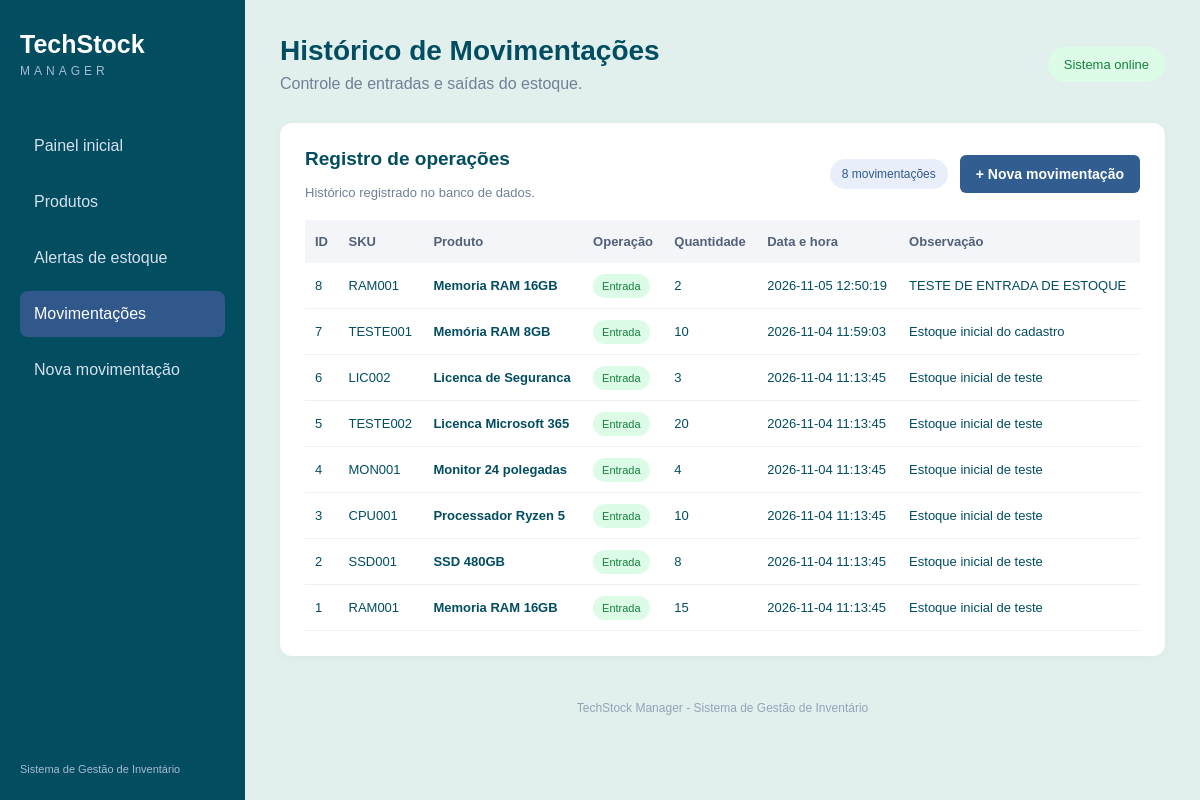
Page /movimentacoes on the earlier database version.
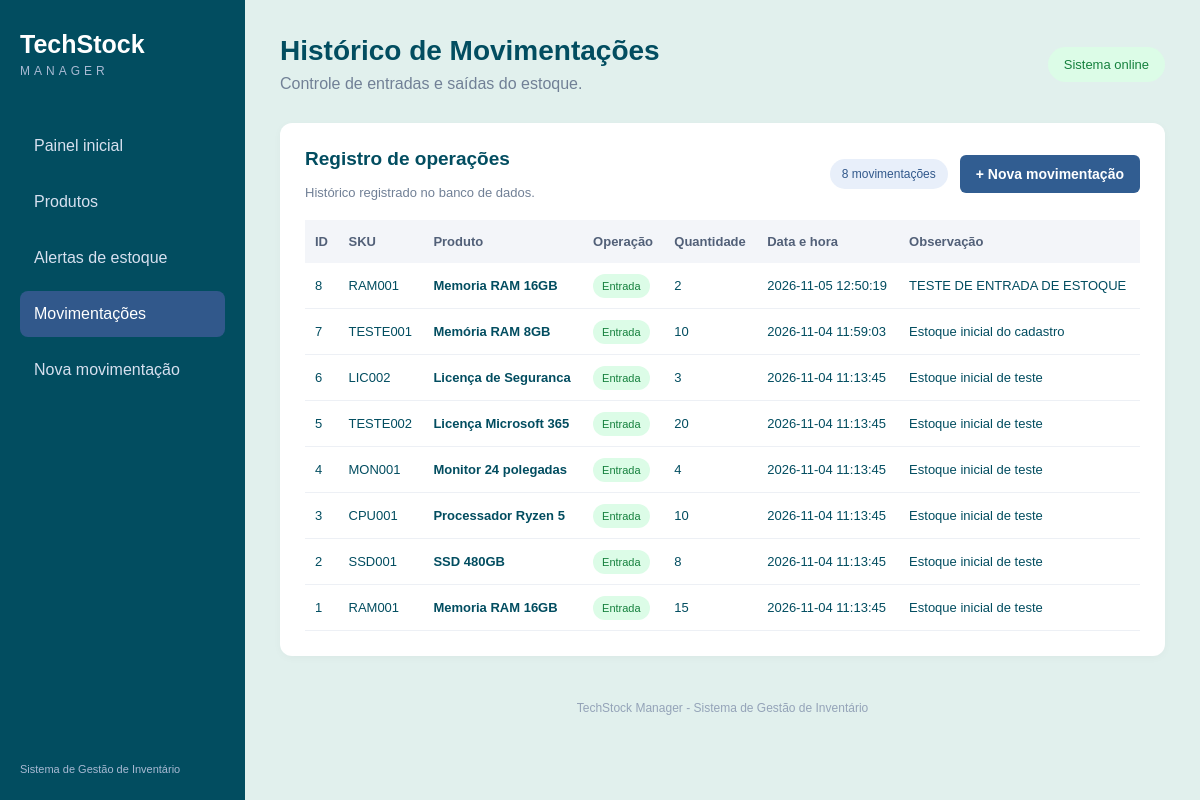
Same page on the later database version.
### tables this page shows
CREATE TABLE movimentacoes (
    id INTEGER PRIMARY KEY AUTOINCREMENT,
    produto_id INTEGER NOT NULL,
    tipo_operacao TEXT NOT NULL
        CHECK (tipo_operacao IN ('Entrada', 'Saída')),
    quantidade INTEGER NOT NULL CHECK (quantidade > 0),
    data_hora TEXT NOT NULL DEFAULT CURRENT_TIMESTAMP,
    observacao TEXT,
    FOREIGN KEY (produto_id)
        REFERENCES produtos(id)
        ON DELETE RESTRICT
);

CREATE TABLE produtos (
    id INTEGER PRIMARY KEY AUTOINCREMENT,
    sku TEXT NOT NULL UNIQUE,
    nome TEXT NOT NULL,
    fabricante TEXT NOT NULL,
    classificacao TEXT NOT NULL
        CHECK (classificacao IN ('Hardware', 'Software', 'Periférico')),
    especificacao TEXT,
    modalidade_licenca TEXT,
    preco_venda REAL NOT NULL CHECK (preco_venda > 0),
    quantidade_estoque INTEGER NOT NULL DEFAULT 0
        CHECK (quantidade_estoque >= 0),
    estoque_minimo INTEGER NOT NULL DEFAULT 0
        CHECK (estoque_minimo >= 0),
    localizacao TEXT,
    categoria_id INTEGER NOT NULL,
    fornecedor_id INTEGER NOT NULL,
    ativo INTEGER NOT NULL DEFAULT 1
        CHECK (ativo IN (0, 1)),
    FOREIGN KEY (categoria_id)
        REFERENCES categorias(id)
        ON DELETE RESTRICT,
    FOREIGN KEY (fornecedor_id)
        REFERENCES fornecedores(id)
        ON DELETE RESTRICT
);

### app.py (the view)
@app.route("/movimentacoes")
def movimentacoes():
    conexao = conectar_banco()
    try:
        registros = conexao.execute("""
            SELECT
                m.id,
                p.sku,
                p.nome AS produto,
                m.tipo_operacao,
                m.quantidade,
                m.data_hora,
                m.observacao

            FROM movimentacoes m

            INNER JOIN produtos p
                ON m.produto_id = p.id

            ORDER BY m.data_hora DESC, m.id DESC
        """).fetchall()
    finally:
        conexao.close()
    return render_template(
        "movimentacoes.html",
        registros=registros
    )

### app.py (called while the page is built)
def conectar_banco():
    conexao = sqlite3.connect(BANCO)
    conexao.row_factory = sqlite3.Row
    conexao.execute("PRAGMA foreign_keys = ON")
    return conexao

### templates/movimentacoes.html (shortened to what this page needs)
<!DOCTYPE html>
<html lang="pt-br">
<head>
    <link rel="stylesheet"
          href="{{ url_for('static', filename='style.css') }}">
</head>
<body>
    <aside class="sidebar">
        <h2>TechStock</h2>
        <p class="subtitulo">MANAGER</p>
        <nav>
            <a href="{{ url_for('inicio') }}">Painel inicial</a>
            <a href="{{ url_for('inicio') }}#produtos">Produtos</a>
            <a href="{{ url_for('inicio') }}#alertas">Alertas de estoque</a>
            <a href="{{ url_for('movimentacoes') }}" class="ativo">
                Movimentações
            </a>
            <a href="{{ url_for('nova_movimentacao') }}">
                Nova movimentação
            </a>
        </nav>
        <div class="rodape-menu">
            Sistema de Gestão de Inventário
        </div>
    </aside>
    <main class="conteudo">
        <header>
            <div>
                <h1>Histórico de Movimentações</h1>
                <p>Controle de entradas e saídas do estoque.</p>
            </div>
            <span class="status">Sistema online</span>
        </header>
        <section class="painel-produtos">
            <div class="titulo-tabela">
                <div>
                    <h2>Registro de operações</h2>
                    <p>Histórico registrado no banco de dados.</p>
                </div>
               <div style="display: flex; align-items: center; gap: 12px;">
    <span class="quantidade">
        {{ registros|length }} movimentações
    </span>
    <a
        href="{{ url_for('nova_movimentacao') }}"
        style="
            background: #315d91;
            color: white;
            padding: 11px 16px;
            border-radius: 6px;
            text-decoration: none;
            font-size: 14px;
            font-weight: bold;
        "
    >
        + Nova movimentação
    </a>
</div>
            </div>
            <div class="tabela-responsiva">
                <table>
                    <thead>
                        <tr>
                            <th>ID</th>
                            <th>SKU</th>
                            <th>Produto</th>
                            <th>Operação</th>
                            <th>Quantidade</th>
                            <th>Data e hora</th>
                            <th>Observação</th>
                        </tr>
                    </thead>
                    <tbody>
                        {% for registro in registros %}
                        <tr>
                            <td>{{ registro.id }}</td>
                            <td>{{ registro.sku }}</td>
                            <td>
                                <strong>{{ registro.produto }}</strong>
                            </td>
                            <td>
                                {% if registro.tipo_operacao == "Entrada" %}
                                    <span class="badge-normal">
                                        Entrada
                                    </span>
                                {% else %}
                                    <span class="badge-perigo">
                                        Saída
                                    </span>
                                {% endif %}
                            </td>
                            <td>{{ registro.quantidade }}</td>
                            <td>{{ registro.data_hora }}</td>
                            <td>
                                {{ registro.observacao or "-" }}
                            </td>
                        </tr>
                        {% else %}
                        <tr>
                            <td colspan="7">
                                Nenhuma movimentação encontrada.
                            </td>
                        </tr>
                        {% endfor %}
                    </tbody>
                </table>
            </div>
        </section>
        <footer>
            TechStock Manager - Sistema de Gestão de Inventário
        </footer>
    </main>
</body>
</html>

Differences in the rows shown:
changed through a linked row, movimentacoes "LIC002": produto "Licenca de Seguranca" → "Licença de Seguranca"
changed through a linked row, movimentacoes "TESTE002": produto "Licenca Microsoft 365" → "Licença Microsoft 365"
